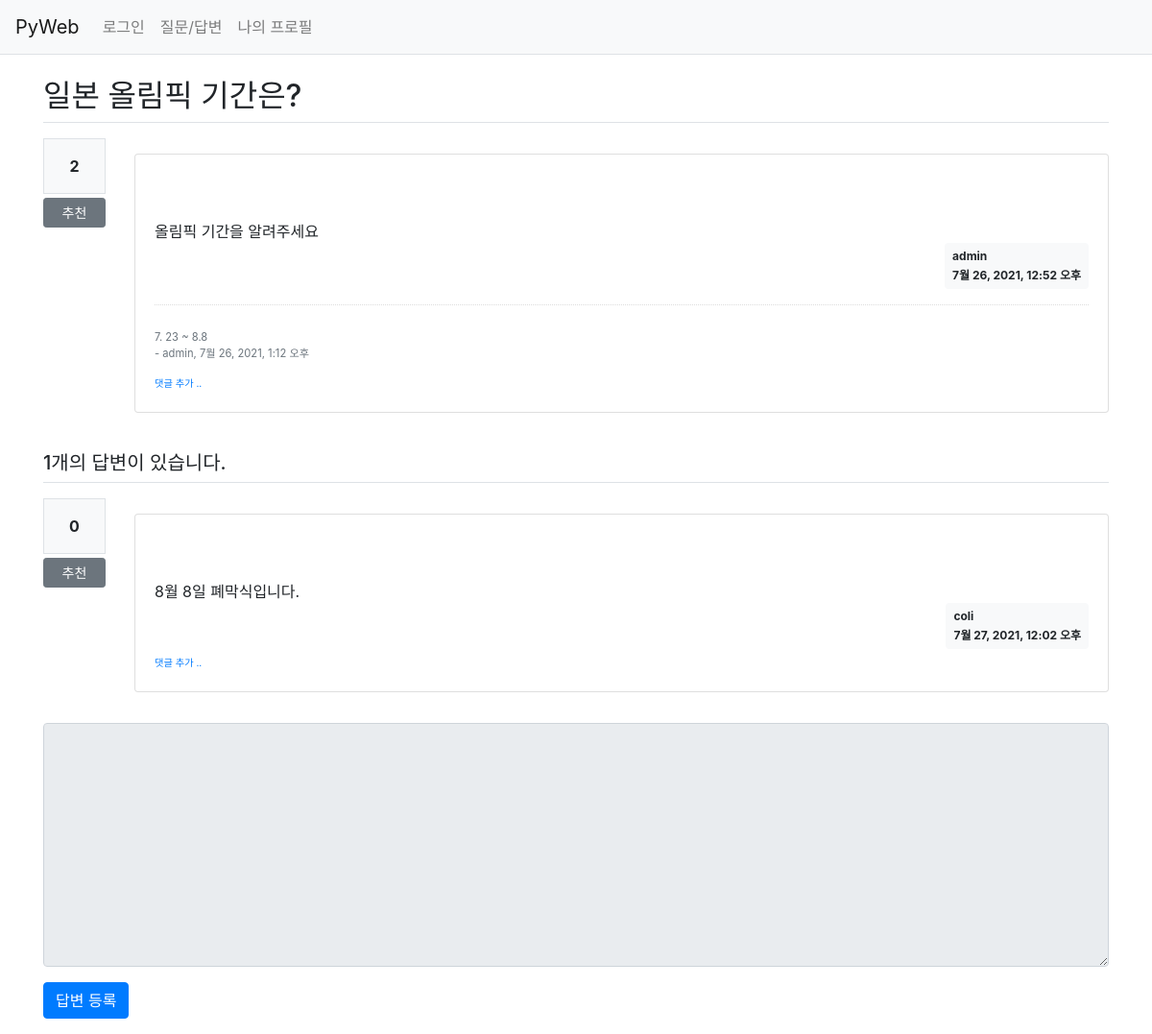
The page /pybo/33/ on the database its author committed.
### pybo/models.py (models this page shows, shortened)
class Question(models.Model):
    author = models.ForeignKey(User, on_delete=models.CASCADE,
                               related_name='author_question')
    subject = models.CharField(max_length=200)
    content = models.TextField()
    create_date = models.DateTimeField()
    modify_date = models.DateTimeField(null=True, blank=True)
    voter = models.ManyToManyField(User, related_name='voter_question')

class Comment(models.Model):
    author = models.ForeignKey(User, on_delete=models.CASCADE)
    content = models.TextField()
    create_date = models.DateTimeField()
    modify_date = models.DateTimeField(null=True, blank=True)
    question = models.ForeignKey(Question, null=True, blank=True,
                        on_delete=models.CASCADE)
    answer = models.ForeignKey(Answer, null=True, blank=True,
                        on_delete=models.CASCADE)

class Answer(models.Model):
    author = models.ForeignKey(User, on_delete=models.CASCADE, related_name='author_answer')
    question = models.ForeignKey(Question, on_delete=models.CASCADE)
    content = models.TextField()
    create_date = models.DateTimeField()
    modify_date = models.DateTimeField(null=True, blank=True)
    voter = models.ManyToManyField(User, related_name='voter_answer')

### pybo/views/base_views.py (the view)
# urls.py: path('<int:question_id>/', base_views.detail, name='detail'),
def detail(request, question_id):
    question = get_object_or_404(Question, pk=question_id)
    context ={'question' : question}
    return render(request, 'pybo/question_detail.html', context)

### templates/pybo/question_detail.html (shortened to what this page needs)
{% extends 'base.html' %}
{% block content %}
<div class="container my-3">
  <h2 class="border-bottom py-2">{{ question.subject }}</h2>
  <div class="row my-3">
    <div class="col-1">
      <div class="bg-light text-center p-3 border font-weight-bolder mb-1">
           {{ question.voter.count }}
      </div>
      <a href="#" data-uri="{% url 'pybo:vote_question' question.id %}"
         class="recommend btn btn-sm btn-secondary btn-block my-1">추천</a>
    </div>
    <div class="col-11">
      <div class="card my-3">
        <div class="card-body">
          <div class="card-text" style="white-space: pre-line;">
            {{ question.content }}
          </div>
          <div class="d-flex justify-content-end">
            <div class="badge badge-light p-2 text-left">
              <div class="mb-2">{{ question.author.username }}</div>
              <div>{{ question.create_date }}</div>
            </div>
          </div>
          {% if question.comment_set.count > 0 %}
          <div class="mt-3">
            {% for comment in question.comment_set.all %}
            <div class="comment py-2 text-muted">
              <span style="white-space: pre-line;">
                {{ comment.content }}
              </span>
              <span>
                - {{ comment.author }}, {{ comment.create_date }}
              </span>
            </div>
            {% endfor %}
          </div>
          {% endif %}
          <div>
            <a href="{% url 'pybo:comment_create_question' question.id %}" class="small">
              <small>댓글 추가 ..</small>
            </a>
          </div>
        </div>
      </div>
    </div>
  </div>
  <h5 class="border-bottom my-3 py-2">
    {{ question.answer_set.count }}개의 답변이 있습니다.
  </h5>
  {% for answer in question.answer_set.all %}
  <div class="row my-3">
    <div class="col-1">
      <div class="bg-light text-center p-3 border font-weight-bolder mb-1">
           {{ answer.voter.count }}
      </div>
      <a href="#" data-uri="{% url 'pybo:vote_answer' answer.id %}"
         class="recommend btn btn-sm btn-secondary btn-block my-1">추천</a>
    </div>
    <div class="col-11">
      <div class="card my-3">
        <div class="card-body">
          <div class="card-text" style="white-space: pre-line;">
            {{ answer.content }}
          </div>
          <div class="d-flex justify-content-end">
            <div class="badge badge-light p-2 text-left">
              <div class="mb-2">{{ answer.author.username }}</div>
              <div>{{ answer.create_date }}</div>
            </div>
          </div>
          <div>
            <a href="{% url 'pybo:comment_create_answer' answer.id %}" class="small">
              <small>댓글 추가 ..</small>
            </a>
          </div>
        </div>
      </div>
    </div>
  </div>
  {% endfor %}
  <form action="{% url 'pybo:answer_create' question.id %}" method="post">
    <div class="form-group">
      <textarea name="content" id="content"
                rows="10" class="form-control"
                {% if not user.is_authenticated %}
                    disabled
                {% endif %}></textarea>
    </div>
    <input type="submit" value="답변 등록" class="btn btn-primary">
  </form>
</div>
{% endblock %}

### static/pybo/style.css (style rules this page uses)
.comment { border-top:1px dotted #ddd; font-size:0.7em }

### rows shown on the page
Question: subject "일본 올림픽 기간은?", voter.count "2", content "올림픽 기간을 알려주세요", author.username "admin", create_date "7월 26, 2021, 12:52 오후", answer_set.count "1"
Comment: content "7. 23 ~ 8.8", author "admin", create_date "7월 26, 2021, 1:12 오후"
Answer: voter.count "0", content "8월 8일 폐막식입니다.", author.username "coli", create_date "7월 27, 2021, 12:02 오후"
